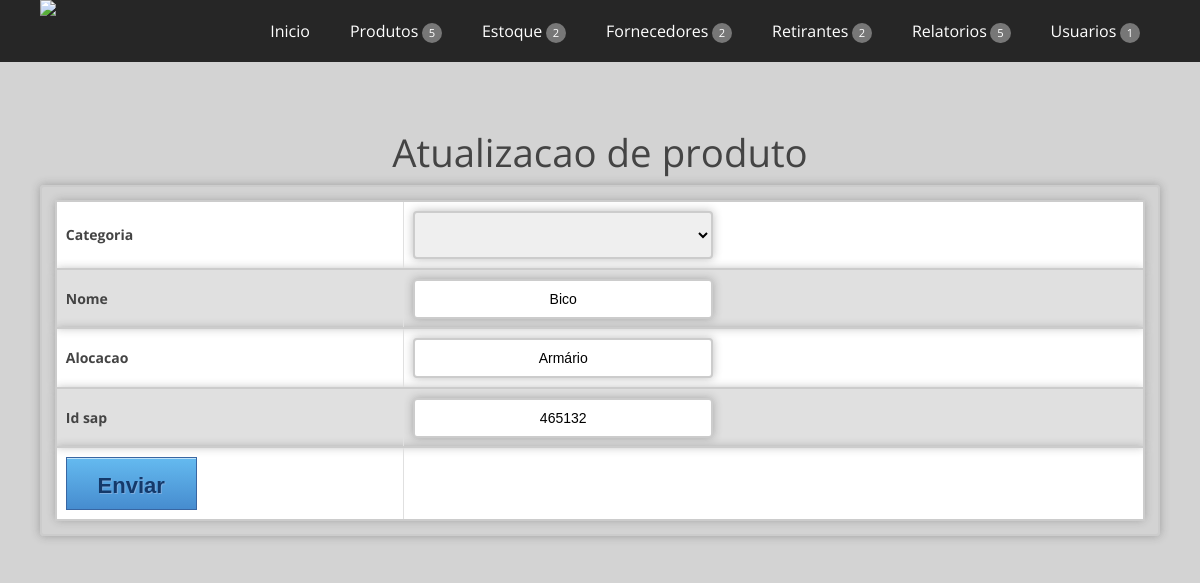
Screenshot of /main.php?url=produto&acao=formeditar&id=6 (signed in) with the database file from the repository.
### tables this page shows
CREATE TABLE IF NOT EXISTS `srs_product` (
`id` int(10) unsigned NOT NULL,
  `categoria` text,
  `nome` text NOT NULL,
  `estoque_minimo` int(10) unsigned NOT NULL DEFAULT '0',
  `estoque_atual` int(10) unsigned NOT NULL DEFAULT '0',
  `alocacao` varchar(75) NOT NULL,
  `id_sap` int(11) NOT NULL
);

### application/controler/DB.php (called while the page is built, shortened)
<?php
class DB {
	private $server;
	private$user;
	private $pass;
	function __construct() {
		$this->server="localhost";
		$this->db="bi_server";
		$this->user="root";
		$this->pass="";
	}
	function Conectar(){
		$this->conexao=mysql_connect($this->server,$this->user,$this->pass) or die('Erro ao se conectar ao banco');
	}
	function PesquisaTabela($tabela){
		switch($tabela) {
		case categoria:
			$newtable = 'srs_category';
			break;
		}
		if($tabela != 'produto'){
			return mysql_query("SELECT * FROM $newtable ORDER BY nome");
		}else{
			return mysql_query("Select a.id, b.nome as Categoria, a.nome, a.estoque_minimo, a.estoque_atual, a.id_sap, a.alocacao from srs_product a left join srs_category b on b.id = a.categoria or b.nome = a.categoria order by b.nome, a.nome");
		}
	}
	function PesquisaUnica($tabela,$id="0"){
		switch($tabela) {
		case produto:
			$newtable = 'srs_product';
			break;
		}
		return(mysql_fetch_array(mysql_query("Select * from $newtable where id=$id")));
	}
	function ListarCampos($tabela)
	{
		switch($tabela) {
			case produto:
				$newtable = 'srs_product';
				break;
		}
	$result = mysql_query("SHOW COLUMNS FROM ".$newtable);
	$field = "";
	while($resultado=mysql_fetch_array($result)) {
	 	foreach($resultado as $campo=>$valor){
	 		if($campo=='0')
	 		$field.=$valor.",";
	 	}
	 }
	return $field;
	}
}
?>

### application/controler/Form.php (the view, shortened to what this page needs)
<?php
class Form {
	public $table;
	public $conexaoDB;
	public $fields;
	function __construct($table){
		$this->table=$table;
		$this->conexaoDB=new DB();
		$this->fields=$this->conexaoDB->ListarCampos($this->table);
	}
	function FormEditar($action,$id,$combos,$block="",$ajax=array()){
		$produto=$this->conexaoDB->PesquisaUnica($this->table,$id);
		$combos=explode(',',$combos);
		$campos=substr($this->fields,0,-1);
		$campos=explode(',',$campos);
		echo '<h1>Atualizacao de '.$this->table.'</h1>';
		echo '<form action="main.php?url='.$this->table.'&acao='.$action.'&id='.$id.'" method="post" class="css-form">';
		echo '<table class="header">';
		foreach ($campos as $campo)
		{
			if($campo<>'id' and $campo<>'estoque_atual' and $campo<>'estoque_minimo')
			{
				if(array_search($campo,$combos)==FALSE)
				{
						if($campo == 'categoria' ){
							$js="";
							echo '<tr class="css-form"><td>'.ucfirst($campo).'</td><td>';
							$this->Combo($campo,$campo,'id','nome',$js);
							echo '</td></tr>';
						}else{
							$campotxt=str_replace("_"," ",$campo);
							echo '<tr class="css-form"><td>'.ucfirst($campotxt)."</td>
							<td><input class='css-input' type='text' name='$campo' value='$produto[$campo]'></td></tr>";
						}
				}
			}
		}
		echo '<tr class="css-form"><td><input type="submit" value="Enviar" class="btn_enviar"></td></tr>';
		echo '</table>';
		echo '</form>';
	}
	function Combo($tabela,$nome,$value,$option,$script,$where=""){
		if(!empty($where)){
			$values=$this->conexaoDB->PesquisaUnica($tabela,$where);
			$opt='<option value="'.$values[$value].'">'.$values[$option].'</option>';
		}
		else{
			$opt='<option value="" selected="selected"></option>';
		}
		$values=$this->conexaoDB->PesquisaTabela($tabela,$where);
		echo '<select class="css-option" name="'.$nome.'" '.$script.' id="'.$nome.'" aria-required="true" required="" class="required">';
		echo $opt;
		while($row=mysql_fetch_array($values)){
			echo '<option value="'.$row[$value].'">'.$row[$option].'</option>\n';
		}
		echo '</select>';
	}
}
?>

### css/components.css (style rules this page uses)
input,select { display: block; width: 300px; text-align: center; }
.btn_enviar { -moz-box-shadow:inset 0px 1px 0px 0px #bee2f9; -webkit-box-shadow:inset 0px 1px 0px 0px #bee2f9; box-shadow:inset 0px 1px 0px 0px #bee2f9; background:-webkit-gradient( linear, left top, left bottom, color-stop(0.05, #63b8ee), color-stop(1, #468ccf) ); background:-moz-linear-gradient( center top, #63b8ee 5%, #468ccf 100% ); filter:progid:DXImageTransform.Microsoft.gradient(startColorstr='#63b8ee', endColorstr='#468ccf'); background-color:#63b8ee; -webkit-border-top-left-radius:0px; -moz-border-radius-topleft:0px; border-top-left-radius:0px; -webkit-border-top-right-radius:0px; -moz-border-radius-topright:0px; border-top-right-radius:0px; -webkit-border-bottom-right-radius:0px; -moz-border-radius-bottomright:0px; border-bottom-right-radius:0px; -webkit-border-bottom-left-radius:0px; -moz-border-radius-bottomleft:0px; border-bottom-left-radius:0px; text-indent:0; border:1px solid #3866a3; display:inline-block; color:#14396a; font-family:Arial; font-size:22px; font-weight:bold; font-style:normal; height:53px; line-height:53px; width:131px; text-decoration:none; text-align:center; text-shadow:1px 1px 0px #7cacde; }
.css-form { border-width:2px; border-color:#cccccc; border-style:solid; font-size:14px; padding:13px; border-radius:4px; box-shadow: 0px 0px 10px 0px rgba(42,42,42,.32); }
.css-input { border-width:2px; border-color:#cccccc; border-style:solid; font-size:14px; padding:10px; border-radius:4px; box-shadow: 0px 0px 10px 0px rgba(42,42,42,.32); }
.css-option { border-width:2px; border-color:#cccccc; border-style:solid; font-size:14px; padding:13px; border-radius:4px; box-shadow: 0px 0px 10px 0px rgba(42,42,42,.32); }
.header { font-weight: bold; font-size:16px; }

### css/responsee.css (style rules this page uses)
* { -webkit-box-sizing:border-box; -moz-box-sizing:border-box; box-sizing:border-box; margin:0; }
body { background:none repeat scroll 0 0 #d3d3d3; font-size:100%; margin:0; font-family:"Open Sans",Arial,sans-serif; color:#444; }
h1, h2, h3, h4, h5, h6 { color:#444; font-weight: normal; margin:0.2em 0 0.2em 0; }
h1 { font-size:2.4em; }
table { background:none repeat scroll 0 0 #fff; border:1px solid #D0D0D0; border-collapse:collapse; border-spacing:0; text-align:left; width:100%; }
table tr td, table tr th { padding:0.625em; }
table tr:nth-of-type(2n) { background:none repeat scroll 0 0 #e0e0e0; }
td { border-right:1px solid #e0e0e0; }
form { line-height:1.4em; }

### css/template-style.css (style rules this page uses)
html { height: 100%; overflow: hidden; }
body { height: 100%; overflow: scroll; }

### rows the page displays
srs_product: nome "Bico", alocacao "Armário", id_sap "465132"

### other values shown
$this->table "produto"
$campo "Categoria"
$campotxt "Nome"
$campotxt "Alocacao"
$campotxt "Id sap"
